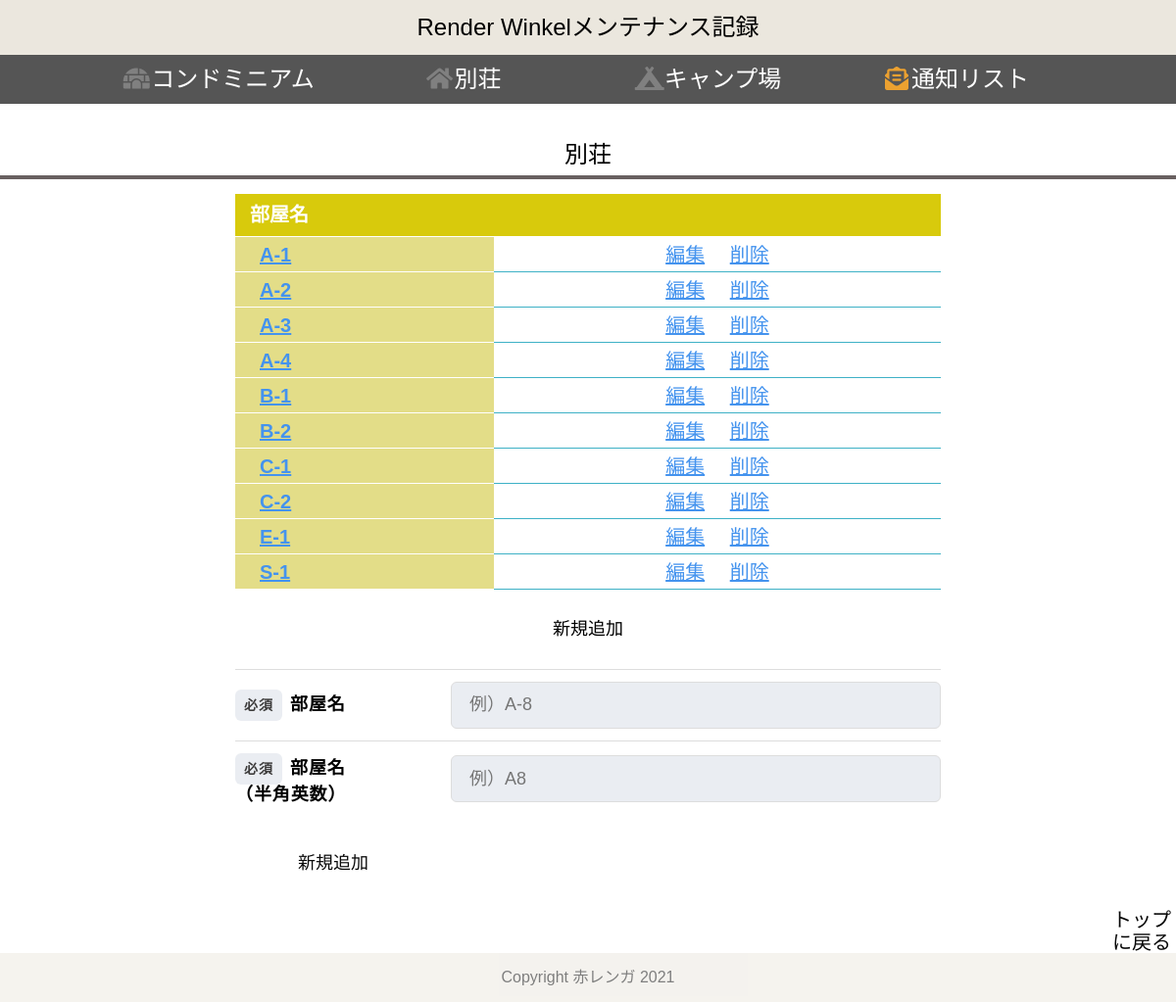
The app's page /list/bessou with its own data.
### tables this page shows
CREATE TABLE "items" (
	"id"	INTEGER,
	"ios_id"	INTEGER,
	"room"	TEXT,
	"table_name"	TEXT,
	PRIMARY KEY("id" AUTOINCREMENT)
);

### app.py (the view)
@app.route("/list/bessou")
def bessou_list():
    conn = sqlite3.connect("w_MN.db")
    c = conn.cursor()
    c.execute("select id, room from items where ios_id = 1")
    room_list=[]
    for row in c.fetchall():
        room_list.append({"id":row[0],"room":row[1]})
    c.close()
    return render_template("w_bessou_list.html",bessou_list = room_list)

### templates/w_bessou_list.html (shortened to what this page needs)
{% extends 'w_base_test2.html' %}
{% block content %}
<h2>別荘</h2>
<table class="table_list" width="60%">
    <thead>
        <tr>
            <th>部屋名</th>
            <th></th>
        </tr>
    </thead>
    {% for item in bessou_list %}
        <tr>
            <th label="アイテム"><a href="/w_tasklist/{{item['id']}}" class="btn4">{{item['room']}}</a></th>
            <td>
                <div class="btn_top">
                    <a href="/edit/bessou/{{item['id']}}" class="btn4">編集</a>
                    <a href="/del/bessou/{{item['id']}}" onclick="return confirm('削除しますか？')" class="btn4">削除</a>
                </div>
            </td>
        </tr>
    {% endfor %}
</table>
<h3>新規追加</h3>
<form action="/add/room/bessou" method="POST">
        <div class="Form">
            <div class="Form-Item">
                <p class="Form-Item-Label">
                <span class="Form-Item-Label-Required">必須</span>部屋名</p>
                <input type="text" name="room" class="Form-Item-Input" placeholder="例）A-8">
            </div>
            <div class="Form-Item">
                <p class="Form-Item-Label"><span class="Form-Item-Label-Required">必須</span>部屋名<br>（半角英数）</p>
                <input type="text" name="table_name" class="Form-Item-Input" placeholder="例）A8">
            </div>
        </div>
    <div>
        <button type="submit" class="btn1">新規追加</button>
    </div>
</form>
    <div class="btn_top1">
        <a href="/" type="button" class="btn5">トップに戻る
        </a>
    </div>
{% endblock %}

### static/css/w_style.css (style rules this page uses)
body { font-family: "Noto Sans Japanese", "ヒラギノ角ゴ Pro W3", "Hiragino Kaku Gothic Pro", "ヒラギノ角ゴ ProN W3", "Hiragino Kaku Gothic ProN", "游ゴシック", YuGothic, "メイリオ", "Meiryo", "HGPｺﾞｼｯｸM", "Osaka", "ＭＳ Ｐゴシック", sans-serif, Century Gothic, Arial; }
p { text-align: center; font-size: 20px; }
a { color:black; display: inline-block; font-size: 24px; }
h2 { font-size: 24px; margin-top: 30px; margin-bottom: 15px; text-align:center; line-height: 1.8; border-bottom: solid 4px rgb(105, 96, 96); }
h3 { font-size: 18px; text-align:center; margin: 30px; }
table { table-layout: auto; margin-left: auto; margin-right: auto; border-radius: 16px; }
table th { font-size: 20px; padding: 0; }
td { font-size: 20px; }
.table_list { border-collapse: collapse; margin-bottom: 20px; }
.table_list thead th { background: #d8ca0c; padding: 10px 15px; border-bottom:#FFF solid 1px; color:#FFF; }
.table_list tbody th { background:#e3dd88; color:#FFF; padding: 2px 15px; border-bottom:#FFF solid 1px; vertical-align:middle; }
.table_list tbody tr:last-child th { border-bottom:#FFF solid 1px; }
.table_list tbody td { background:#FFF; padding:5px 15px; border-bottom:#3EB1C6 solid 1px; vertical-align:middle; }
form { margin-top: 20px; margin-left: auto; margin-right: auto; max-width: 720px; }
.Form { margin-top: 20px; padding-bottom: 20px; margin-left: auto; margin-right: auto; max-width: 720px; }
.Form-Item { border-top: 1px solid #ddd; padding-top: 12px; padding-bottom: 12px; width: 100%; display: flex; align-items: center; }
.Form-Item-Label { width: 100%; max-width: 180px; letter-spacing: 0.05em; font-weight: bold; font-size: 18px; text-align: left; }
.Form-Item-Label-Required { border-radius: 6px; margin-right: 8px; padding-top: 8px; padding-bottom: 8px; width: 48px; display: inline-block; text-align: center; background: #eaedf2; color: rgb(61, 60, 60); font-size: 14px; }
.Form-Item-Input { border: 1px solid #ddd; border-radius: 6px; margin-left: 40px; padding-left: 1em; padding-right: 1em; height: 48px; flex: 1; width: 100%; background: #eaedf2; font-size: 18px; }
.btn1 { display: inline-block; width: 200px; height: 54px; text-align: center; text-decoration: none; line-height: 54px; outline: none; background-color:white; color: rgb(10, 10, 10); font-size: 18px; border-radius: 4px; margin-bottom: 20px; }
.btn_top { text-align: center; }
.btn_top1 { text-align: right; }
.btn4 { height: 20px; font-size: 20px; border-radius: 8px; color: rgb(68, 147, 238); text-align: center; text-decoration: underline; padding: 2px 10px; }
.btn5 { width: 70px; height: 36px; font-size: 20px; border-radius: 8px; color: rgb(5, 5, 5); text-align: center; padding: 0; }

### records on screen
items: room "A-1"
items: room "A-2"
items: room "A-3"
items: room "A-4"
items: room "B-1"
items: room "B-2"
items: room "C-1"
items: room "C-2"
items: room "E-1"
items: room "S-1"
